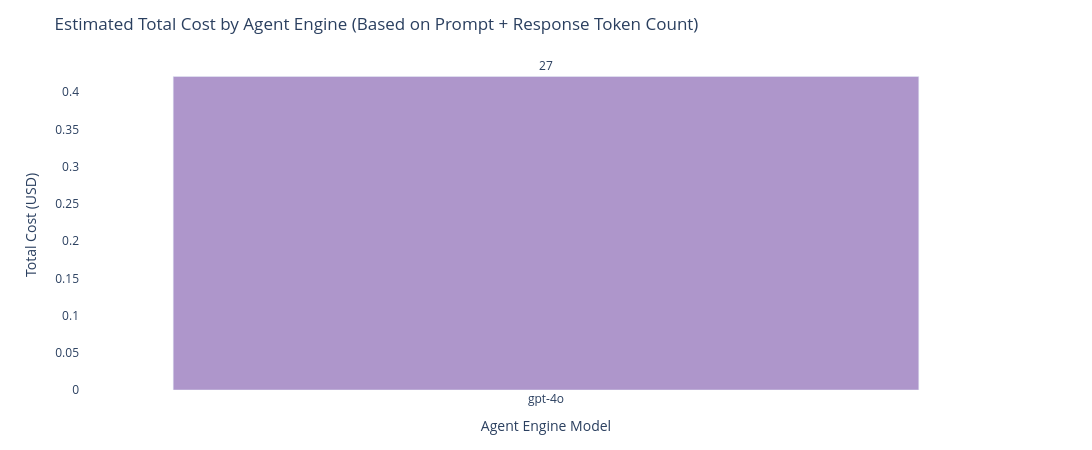

Notebook source saved alongside this figure:
### Code cell
import pandas as pd
import json
import numpy as np
import plotly.graph_objects as go

# Step 1: Copy for safe transformation
df_cost = df_engine_expanded.copy()

# Step 2: Extract real prompt and response from JSON
def extract_prompt_response(row):
    try:
        input_data = json.loads(row["input"]) if isinstance(row["input"], str) else {}
        output_data = json.loads(row["output"]) if isinstance(row["output"], str) else {}

        prompt_text = input_data.get("prompt", {}).get("prompt", "")
        response_text = output_data.get("response", "")

        return pd.Series({
            "input_text": prompt_text,
            "output_text": response_text
        })
    except Exception:
        return pd.Series({"input_text": "", "output_text": ""})

# Apply extraction
df_cost[["input_text", "output_text"]] = df_cost.apply(extract_prompt_response, axis=1)

# Step 3: Estimate tokens from words (input + output)
df_cost["input_words"] = df_cost["input_text"].str.split().apply(len)
df_cost["output_words"] = df_cost["output_text"].str.split().apply(len)
df_cost["total_words"] = df_cost["input_words"] + df_cost["output_words"]
df_cost["approx_tokens"] = df_cost["total_words"] * 1.4  # conservative multiplier

# Step 4: Map provider → model and token cost
provider_id_to_model = {
    1: "mock-llm",
    2: "gpt-4o",
    3: "gemini-1.5-pro",
    4: "claude-3-sonnet",
}
cost_map = {
    "mock-llm": 0.0,
    "gpt-4o": 0.005,
    "gemini-1.5-pro": 0.007,
    "claude-3-sonnet": 0.003,
}

df_cost["model"] = df_cost["provider_id"].map(provider_id_to_model)
df_cost["cost_per_1k_tokens"] = df_cost["model"].map(cost_map)
df_cost["estimated_cost"] = (df_cost["approx_tokens"] / 1000) * df_cost["cost_per_1k_tokens"]

# Step 5: Summarize by model
# Step 5: Summarize by model, including token count
summary = (
    df_cost
    .dropna(subset=["estimated_cost", "model"])
    .groupby("model")
    .agg(
        run_count=("id", "count"),
        total_tokens=("approx_tokens", "sum"),
        total_cost=("estimated_cost", "sum"),
        avg_cost=("estimated_cost", "mean")
    )
    .reset_index()
)

# Step 6: Plot
fig = go.Figure()
fig.add_trace(go.Bar(
    x=summary["model"],
    y=summary["total_cost"],
    text=summary["run_count"],
    textposition="outside",
    marker_color="rgba(120, 81, 169, 0.6)"
))
fig.update_layout(
    title="Estimated Total Cost by Agent Engine (Based on Prompt + Response Token Count)",
    xaxis_title="Agent Engine Model",
    yaxis_title="Total Cost (USD)",
    width=1500,
    height=450,
    plot_bgcolor="white",
    margin=dict(t=60, b=60),
    showlegend=False
)

fig.show()

### Figure 1 — Plotly figure (JSON) as saved in the notebook; plotly's stock layout.template omitted (floating-point values rounded to 4 significant figures)
{"data": [{"marker": {"color": "rgba(120, 81, 169, 0.6)"}, "text": [27.0], "textposition": "outside", "type": "bar", "x": ["gpt-4o"], "y": [0.4211]}], "layout": {"height": 450, "margin": {"b": 60, "t": 60}, "plot_bgcolor": "white", "showlegend": false, "title": {"text": "Estimated Total Cost by Agent Engine (Based on Prompt + Response Token Count)"}, "width": 1500, "xaxis": {"title": {"text": "Agent Engine Model"}}, "yaxis": {"title": {"text": "Total Cost (USD)"}}}}
